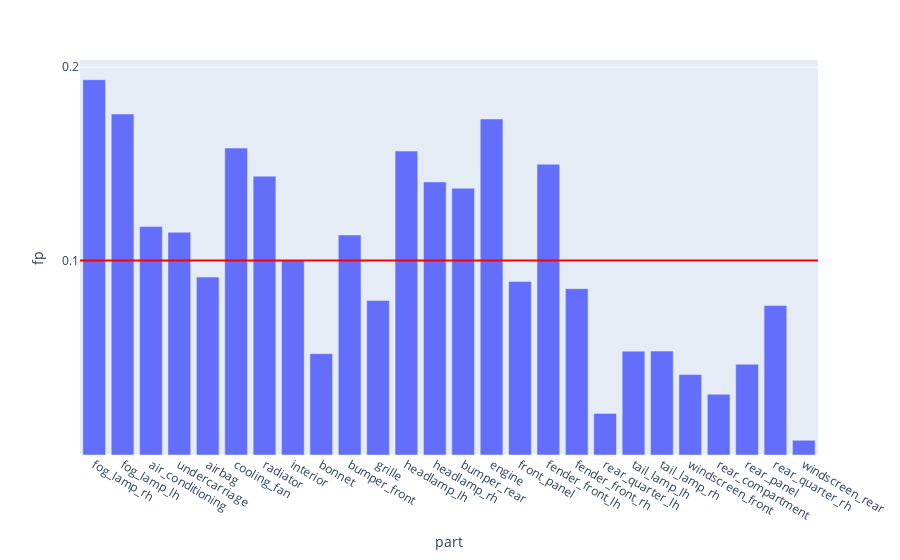

The notebook cell saved with this chart:
### Code cell
fig = px.bar(evalMetrics, x = 'part', y = 'fp')

fig.add_hline(y=avgFp, line_width=2, line_color="red")

fig.update_layout(
    yaxis = dict(
        tickmode = 'array',
        tickvals = [np.format_float_positional(avgFp, 2), 0.2, 0.5, 0.7],
    )
)

### Figure 1 — Plotly figure (JSON) as saved in the notebook; plotly's stock layout.template omitted (floating-point values rounded to 4 significant figures)
{"data": [{"alignmentgroup": "True", "hovertemplate": "part=%{x}<br>fp=%{y}<extra></extra>", "legendgroup": "", "marker": {"color": "#636efa", "pattern": {"shape": ""}}, "name": "", "offsetgroup": "", "orientation": "v", "showlegend": false, "textposition": "auto", "type": "bar", "x": ["fog_lamp_rh", "fog_lamp_lh", "air_conditioning", "undercarriage", "airbag", "cooling_fan", "radiator", "interior", "bonnet", "bumper_front", "grille", "headlamp_lh", "headlamp_rh", "bumper_rear", "engine", "front_panel", "fender_front_lh", "fender_front_rh", "rear_quarter_lh", "tail_lamp_lh", "tail_lamp_rh", "windscreen_front", "rear_compartment", "rear_panel", "rear_quarter_rh", "windscreen_rear"], "xaxis": "x", "y": [0.1935, 0.1759, 0.1179, 0.1148, 0.09175, 0.1583, 0.1438, 0.1005, 0.05225, 0.1135, 0.07969, 0.1567, 0.1408, 0.1375, 0.1733, 0.08945, 0.15, 0.08577, 0.02144, 0.05356, 0.05361, 0.04148, 0.03135, 0.04677, 0.07707, 0.007591], "yaxis": "y"}], "layout": {"barmode": "relative", "legend": {"tracegroupgap": 0}, "margin": {"t": 60}, "shapes": [{"line": {"color": "red", "width": 2}, "type": "line", "x0": 0, "x1": 1, "xref": "x domain", "y0": 0.1003, "y1": 0.1003, "yref": "y"}], "xaxis": {"anchor": "y", "domain": [0, 1], "title": {"text": "part"}}, "yaxis": {"anchor": "x", "domain": [0, 1], "tickmode": "array", "tickvals": ["0.10", 0.2, 0.5, 0.7], "title": {"text": "fp"}}}}
